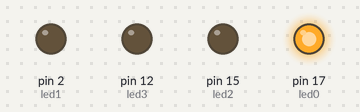
A sketch run on a simulated Arduino Uno, built with avr-gcc and run on an emulated ATmega328P. Shown: output pins drawn as LEDs (lit = HIGH).

Above: at 0.05 s.
At 0.35 s:
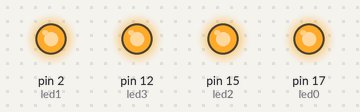
At 0.75 s:
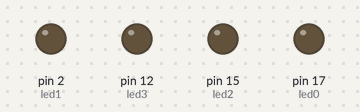
At 1.45 s:
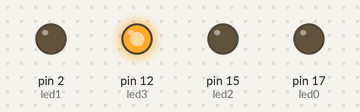
At 2.15 s:
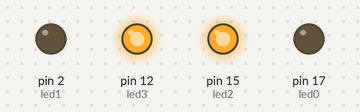
At 2.85 s:
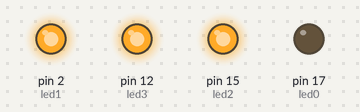
Timing chart, 0 to 3.1 s (numbered marks = the images above):
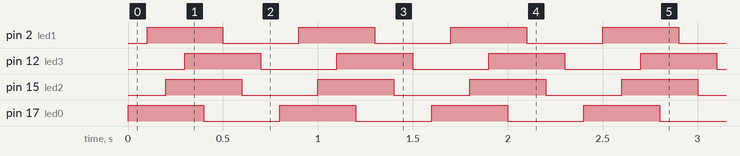

Measured:
- by itself, pin 2 (led1), pin 12 (led3), pin 15 (led2), pin 17 (led0): alternates HIGH for 0.40 s and LOW for 0.40 s
- by itself, everything shown: repeats every 0.80 s, in 8 steps

The sketch:

Lab2-1.ino
```cpp
int led0 = 17;
int led1 = 2;
int led2 = 15;
int led3 = 12;

void setup() {
  pinMode(led0, OUTPUT);
  pinMode(led1, OUTPUT);
  pinMode(led2, OUTPUT);
  pinMode(led3, OUTPUT);

}

void loop() {
  digitalWrite(led0, HIGH);
  delay(100);
  digitalWrite(led1, HIGH);
  delay(100);
  digitalWrite(led2, HIGH);
  delay(100);
  digitalWrite(led3, HIGH);
  delay(100);
  digitalWrite(led0, LOW);
  delay(100);
  digitalWrite(led1, LOW);
  delay(100);
  digitalWrite(led2, LOW);
  delay(100);
  digitalWrite(led3, LOW);
  delay(100);

}
```
